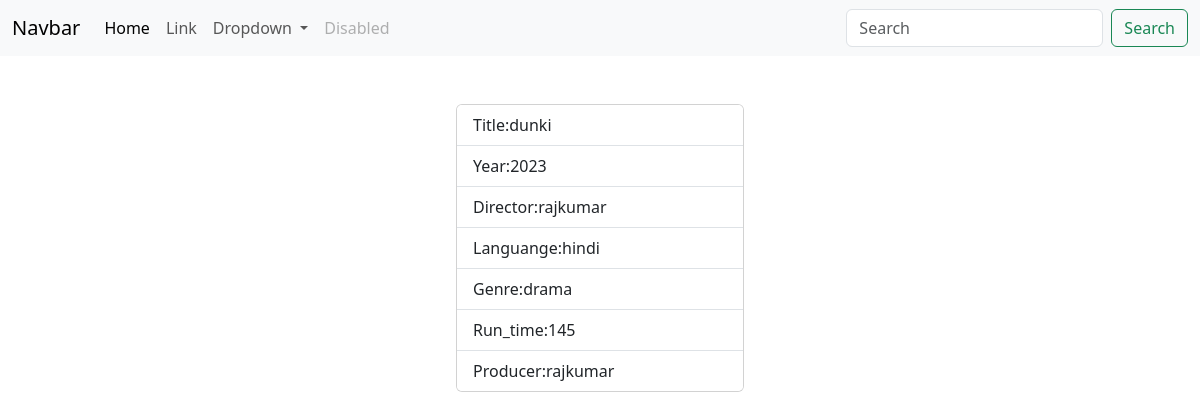
Screenshot of /movies/8/ with the database file from the repository.
### myapp/models.py (models this page shows, shortened)
class Movie(models.Model):
    title=models.CharField(max_length=200)
    year=models.CharField(max_length=200)
    director=models.CharField(max_length=200)
    run_time=models.PositiveIntegerField()
    language=models.CharField(max_length=200)
    genre=models.CharField(max_length=200)
    producer=models.CharField(max_length=200,null=True)

### myapp/views.py (the view)
# urls.py: path("movies/<int:pk>/",views.MovieDetailView.as_view(),name="movie-detail"),
class MovieDetailView(View):
    def get(self,request,*args,**kwargs):
        id=kwargs.get("pk")
        qs=Movie.objects.get(id=id)
        return render(request,"movie_detail.html",{"data":qs})

### myapp/templates/movie_detail.html (shortened to what this page needs)
{%extends 'base.html'%}
{%block main_block%}
<div class="container mt-5 d-flex justify-content-center">
    <div class="card" style="width: 18rem;">
        <ul class="list-group list-group-flush">
          <li class="list-group-item">Title:{{data.title}}</li>
          <li class="list-group-item">Year:{{data.year}}</li>
          <li class="list-group-item">Director:{{data.director}}</li>
          <li class="list-group-item">Languange:{{data.language}}</li>
          <li class="list-group-item">Genre:{{data.genre}}</li>
          <li class="list-group-item">Run_time:{{data.run_time}}</li>
          <li class="list-group-item">Producer:{{data.producer}}</li>
        </ul>
    </div>
</div>
{%endblock%}

### rows the page displays
Movie: title "dunki", year "2023", director "rajkumar", language "hindi", genre "drama", run_time "145", producer "rajkumar"
